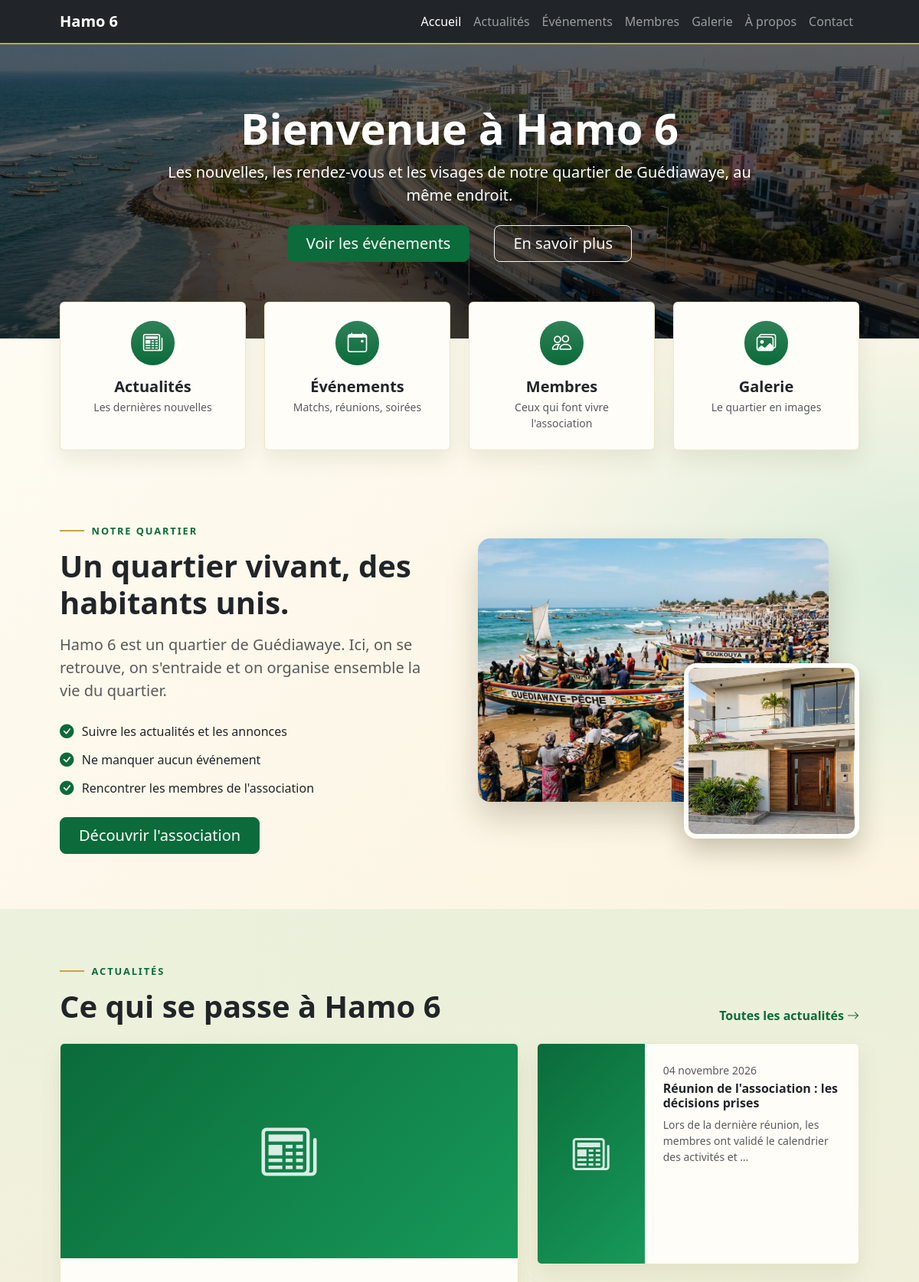
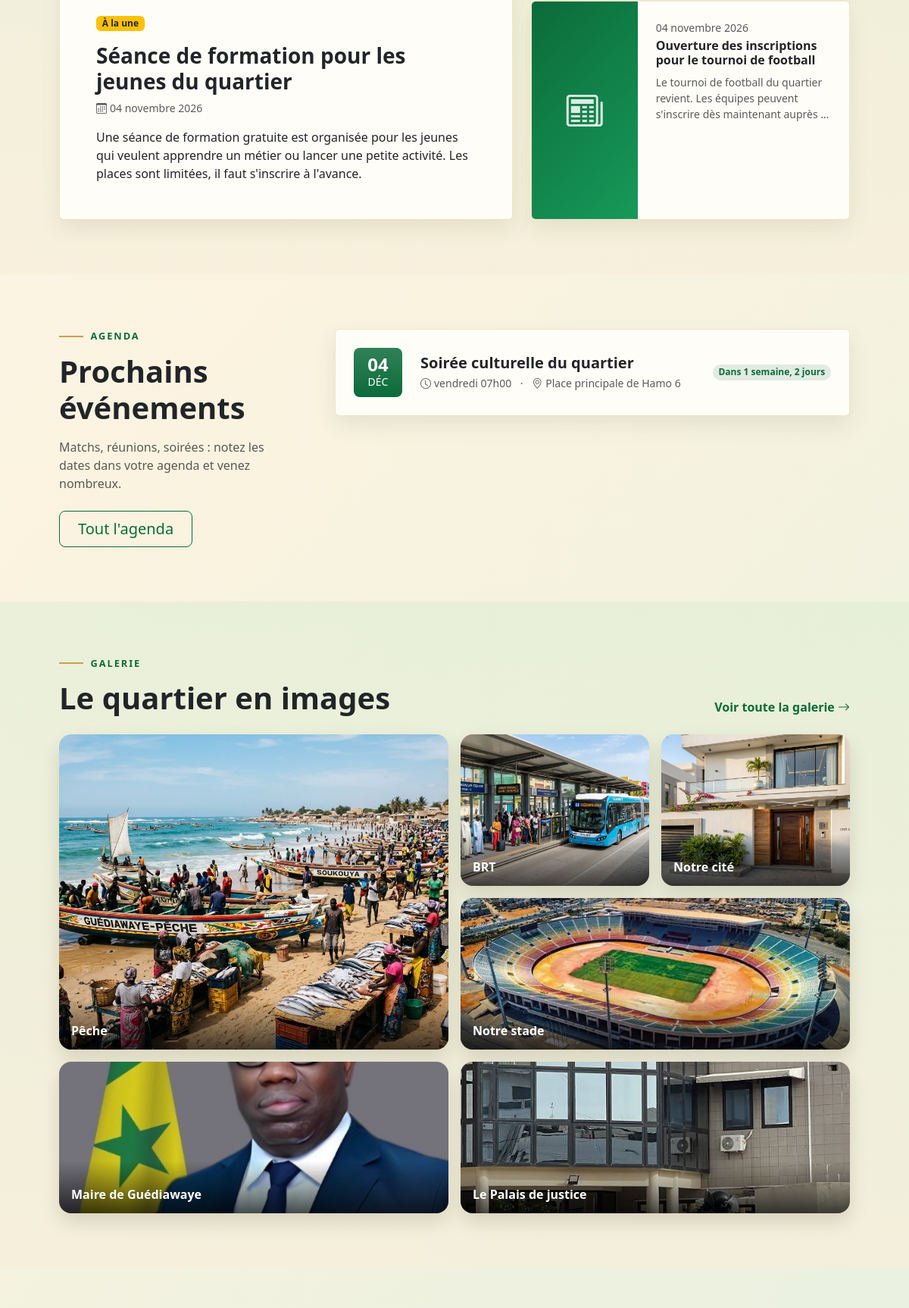
The page / (upper part) on the database its author committed (2 pictures, top to bottom).
### hot_boys/models.py (models this page shows, shortened)
class Photo(models.Model):
    titre = models.CharField(max_length=150, blank=True)
    image = models.ImageField(upload_to="galerie/")
    date_ajout = models.DateTimeField(auto_now_add=True)
    class Meta:
        ordering = ["-date_ajout"]

class Actualite(models.Model):
    titre = models.CharField(max_length=200)
    contenu = models.TextField()
    image = models.ImageField(upload_to="actualites/", blank=True, null=True)
    date_publication = models.DateTimeField(auto_now_add=True)
    class Meta:
        ordering = ["-date_publication"]
        verbose_name = "actualité"

class Evenement(models.Model):
    titre = models.CharField(max_length=200)
    description = models.TextField(blank=True)
    date = models.DateTimeField()
    lieu = models.CharField(max_length=200)
    class Meta:
        ordering = ["date"]
        verbose_name = "événement"

### hot_boys/views.py (the view)
# urls.py: path("", views.accueil, name="accueil"),
def accueil(request):
    context = {
        "actualites": Actualite.objects.all()[:3],
        "evenements": Evenement.objects.filter(date__gte=timezone.now())[:4],
        "photos": Photo.objects.all()[:6],
        "membres": Membre.objects.all()[:4],
    }
    return render(request, "hot_boys/accueil.html", context)

### hot_boys/templates/hot_boys/accueil.html (shortened to what this page needs)
{% extends "hot_boys/base.html" %}
{% load static %}
{% block content %}
<header class="entete-image entete-accueil text-white" style="background-image: url('{% static 'img/guediawaye.jpg' %}')">
  <div class="container px-5">
    <div class="row justify-content-center">
      <div class="col-lg-9 col-xxl-8">
        <div class="my-5 pb-4 text-center">
          <h1 class="display-4 fw-bolder mb-2">Bienvenue à Hamo 6</h1>
          <p class="lead fw-normal mb-4">Les nouvelles, les rendez-vous et les visages de notre quartier de Guédiawaye, au même endroit.</p>
          <div class="d-grid gap-3 d-sm-flex justify-content-sm-center">
            <a class="btn btn-primary btn-lg px-4 me-sm-3" href="{% url 'evenements' %}">Voir les événements</a>
            <a class="btn btn-outline-light btn-lg px-4" href="{% url 'a_propos' %}">En savoir plus</a>
          </div>
        </div>
      </div>
    </div>
  </div>
</header>
<section class="rubriques">
  <div class="container px-5">
    <div class="row g-4">
      <div class="col-6 col-lg-3">
        <a class="rubrique-carte card border-0 h-100 text-center text-reset text-decoration-none p-4" href="{% url 'actualites' %}">
          <div class="rubrique-icone bg-primary bg-gradient text-white mx-auto mb-3"><i class="bi bi-newspaper"></i></div>
          <h2 class="h5 fw-bold mb-1">Actualités</h2>
          <p class="small text-muted mb-0">Les dernières nouvelles</p>
        </a>
      </div>
      <div class="col-6 col-lg-3">
        <a class="rubrique-carte card border-0 h-100 text-center text-reset text-decoration-none p-4" href="{% url 'evenements' %}">
          <div class="rubrique-icone bg-primary bg-gradient text-white mx-auto mb-3"><i class="bi bi-calendar-event"></i></div>
          <h2 class="h5 fw-bold mb-1">Événements</h2>
          <p class="small text-muted mb-0">Matchs, réunions, soirées</p>
        </a>
      </div>
      <div class="col-6 col-lg-3">
        <a class="rubrique-carte card border-0 h-100 text-center text-reset text-decoration-none p-4" href="{% url 'membres' %}">
          <div class="rubrique-icone bg-primary bg-gradient text-white mx-auto mb-3"><i class="bi bi-people"></i></div>
          <h2 class="h5 fw-bold mb-1">Membres</h2>
          <p class="small text-muted mb-0">Ceux qui font vivre l'association</p>
        </a>
      </div>
      <div class="col-6 col-lg-3">
        <a class="rubrique-carte card border-0 h-100 text-center text-reset text-decoration-none p-4" href="{% url 'galerie' %}">
          <div class="rubrique-icone bg-primary bg-gradient text-white mx-auto mb-3"><i class="bi bi-images"></i></div>
          <h2 class="h5 fw-bold mb-1">Galerie</h2>
          <p class="small text-muted mb-0">Le quartier en images</p>
        </a>
      </div>
    </div>
  </div>
</section>
<section class="py-5 mt-4">
  <div class="container px-5 my-4">
    <div class="row gx-5 align-items-center">
      <div class="col-lg-6 mb-5 mb-lg-0">
        <div class="surtitre">Notre quartier</div>
        <h2 class="display-6 fw-bolder mb-3">Un quartier vivant, des habitants unis.</h2>
        <p class="lead text-muted mb-4">Hamo 6 est un quartier de Guédiawaye. Ici, on se retrouve, on s'entraide et on organise ensemble la vie du quartier.</p>
        <ul class="list-unstyled liste-points mb-4">
          <li><i class="bi bi-check-circle-fill text-primary"></i> Suivre les actualités et les annonces</li>
          <li><i class="bi bi-check-circle-fill text-primary"></i> Ne manquer aucun événement</li>
          <li><i class="bi bi-check-circle-fill text-primary"></i> Rencontrer les membres de l'association</li>
        </ul>
        <a class="btn btn-primary btn-lg px-4" href="{% url 'a_propos' %}">Découvrir l'association</a>
      </div>
      <div class="col-lg-6">
        {% if photos %}
          <div class="collage">
            <img class="collage-grande" src="{{ photos.0.image.url }}" alt="{{ photos.0.titre|default:'Photo du quartier' }}" loading="lazy">
            {% if photos.2 %}
              <img class="collage-petite" src="{{ photos.2.image.url }}" alt="{{ photos.2.titre|default:'Photo du quartier' }}" loading="lazy">
            {% endif %}
          </div>
        {% else %}
          <div class="bloc-icone bg-primary bg-gradient text-white rounded"><i class="bi bi-house-heart"></i></div>
        {% endif %}
      </div>
    </div>
  </div>
</section>
<section class="py-5 bg-light">
  <div class="container px-5 my-4">
    <div class="d-flex flex-wrap justify-content-between align-items-end mb-4">
      <div>
        <div class="surtitre">Actualités</div>
        <h2 class="display-6 fw-bolder mb-0">Ce qui se passe à Hamo 6</h2>
      </div>
      <a class="text-decoration-none fw-semibold mt-3 mt-md-0" href="{% url 'actualites' %}">Toutes les actualités <i class="bi bi-arrow-right"></i></a>
    </div>
    {% if actualites %}
    <div class="row g-4">
      {% with a=actualites.0 %}
      <div class="col-lg-7">
        <article class="card border-0 h-100 overflow-hidden carte-lien">
          {% if a.image %}
            <img class="img-vedette" src="{{ a.image.url }}" alt="{{ a.titre }}">
          {% else %}
            <div class="img-vedette vignette-vide"><i class="bi bi-newspaper"></i></div>
          {% endif %}
          <div class="card-body p-4 p-lg-5">
            <span class="badge bg-warning text-dark mb-3">À la une</span>
            <h3 class="h3 fw-bolder mb-2"><a class="text-decoration-none link-dark stretched-link" href="{% url 'actualite_detail' a.pk %}">{{ a.titre }}</a></h3>
            <div class="small text-muted mb-3"><i class="bi bi-calendar3 me-1"></i>{{ a.date_publication|date:"d F Y" }}</div>
            <p class="mb-0">{{ a.contenu|truncatewords:38 }}</p>
          </div>
        </article>
      </div>
      {% endwith %}
      <div class="col-lg-5 d-flex flex-column gap-4">
        {% for a in actualites|slice:"1:" %}
          <article class="card border-0 overflow-hidden flex-fill carte-lien">
            <div class="row g-0 h-100">
              <div class="col-4">
                {% if a.image %}
                  <img class="img-compacte" src="{{ a.image.url }}" alt="{{ a.titre }}" loading="lazy">
                {% else %}
                  <div class="img-compacte vignette-vide"><i class="bi bi-newspaper"></i></div>
                {% endif %}
              </div>
              <div class="col-8">
                <div class="card-body p-3 p-lg-4">
                  <div class="small text-muted mb-1">{{ a.date_publication|date:"d F Y" }}</div>
                  <h3 class="h6 fw-bold mb-2"><a class="text-decoration-none link-dark stretched-link" href="{% url 'actualite_detail' a.pk %}">{{ a.titre }}</a></h3>
                  <p class="small mb-0 text-muted">{{ a.contenu|truncatewords:14 }}</p>
                </div>
              </div>
            </div>
          </article>
        {% endfor %}
      </div>
    </div>
    {% else %}
      <p class="text-center text-muted mb-0">Aucune actualité pour le moment.</p>
    {% endif %}
  </div>
</section>
<section class="py-5">
  <div class="container px-5 my-4">
    <div class="row gx-5">
      <div class="col-lg-4 mb-4 mb-lg-0">
        <div class="surtitre">Agenda</div>
        <h2 class="display-6 fw-bolder mb-3">Prochains événements</h2>
        <p class="text-muted mb-4">Matchs, réunions, soirées : notez les dates dans votre agenda et venez nombreux.</p>
        <a class="btn btn-outline-primary btn-lg px-4" href="{% url 'evenements' %}">Tout l'agenda</a>
      </div>
      <div class="col-lg-8">
        {% for e in evenements %}
          <div class="card border-0 mb-3 evenement-ligne">
            <div class="card-body d-flex align-items-center p-3 p-lg-4">
              <div class="date-bloc bg-primary bg-gradient text-white rounded-3 me-3 me-lg-4 flex-shrink-0">
                <div class="fs-4 fw-bold lh-1">{{ e.date|date:"d" }}</div>
                <div class="small text-uppercase">{{ e.date|date:"M" }}</div>
              </div>
              <div class="flex-grow-1">
                <h3 class="h5 fw-bold mb-1">{{ e.titre }}</h3>
                <div class="text-muted small">
                  <i class="bi bi-clock me-1"></i>{{ e.date|date:"l H\hi" }}
                  <span class="mx-2">&middot;</span>
                  <i class="bi bi-geo-alt me-1"></i>{{ e.lieu }}
                </div>
              </div>
              <span class="badge badge-delai rounded-pill ms-3 d-none d-md-inline-block">Dans {{ e.date|timeuntil }}</span>
            </div>
          </div>
        {% empty %}
          <div class="text-center py-5">
            <i class="bi bi-calendar-x display-4 text-muted"></i>
            <p class="text-muted mt-3 mb-0">Aucun événement prévu pour le moment.</p>
          </div>
        {% endfor %}
      </div>
    </div>
  </div>
</section>
{% if photos %}
<section class="py-5 bg-light">
  <div class="container px-5 my-4">
    <div class="d-flex flex-wrap justify-content-between align-items-end mb-4">
      <div>
        <div class="surtitre">Galerie</div>
        <h2 class="display-6 fw-bolder mb-0">Le quartier en images</h2>
      </div>
      <a class="text-decoration-none fw-semibold mt-3 mt-md-0" href="{% url 'galerie' %}">Voir toute la galerie <i class="bi bi-arrow-right"></i></a>
    </div>
    <div class="mosaique">
      {% for p in photos %}
        <a class="tuile tuile-{{ forloop.counter }}" href="{% url 'galerie' %}">
          <img src="{{ p.image.url }}" alt="{{ p.titre|default:'Photo du quartier' }}" loading="lazy">
          {% if p.titre %}<span class="legende">{{ p.titre }}</span>{% endif %}
        </a>
      {% endfor %}
    </div>
  </div>
</section>
{% endif %}
{% if membres %}
<section class="py-5">
</section>
{% endif %}
{% endblock %}

### rows shown on the page
Photo: image (picture), titre "Pêche"
Photo: image (picture), titre "Notre cité"
Actualite: titre "Séance de formation pour les jeunes du quartier", date_publication "04 novembre 2026", contenu "Une séance de formation gratuite est organisée pour les jeunes qui veulent apprendre un métier ou lancer une petite activité. Les places sont limitées, il faut s'inscrire à l'avance."
Actualite: date_publication "04 novembre 2026", titre "Réunion de l'association : les décisions prises", contenu "Lors de la dernière réunion, les membres ont validé le calendrier des activités et …"
Actualite: date_publication "04 novembre 2026", titre "Ouverture des inscriptions pour le tournoi de football", contenu "Le tournoi de football du quartier revient. Les équipes peuvent s'inscrire dès maintenant auprès …"
Evenement: date "04", date "DÉC", titre "Soirée culturelle du quartier", date "vendredi 07h00", lieu "Place principale de Hamo 6", date "1 semaine, 2 jours"
Photo: image (picture), titre "BRT"
Photo: image (picture), titre "Notre stade"
Photo: image (picture), titre "Maire de Guédiawaye"
Photo: image (picture), titre "Le Palais de justice"
